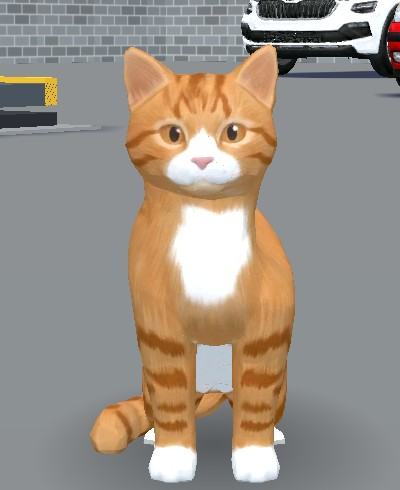
#> input picture assets/pets/portraits/orange.jpg, 400 x 490 px, given in place of orange.png, which was not available
$ python make_portraits.py
#> lines starting #> are read from the running program, lines starting #| are printed output that depends on the picture; after the words box and inside, x2 and y2 are one past the last pixel; in counts of white or black regions, pixels touching at a corner belong together
"""HAYVANLAR ekranı portreleri (2026-11-03): qa/pet_portraits.gd'nin karelerinden (oturan kedi, gözler açık,
aksesuarsız; 1200x900 pencere → 1440x831 kare) tam boy fotoğraf ve yuvarlak yüz keser.

  QA_SAVE=<kayıt> CT_NO_TUTORIAL=1 tools/qa_isolated.sh res://qa/pet_portraits.gd --resolution 1200x900
  python3 tools/pets/make_portraits.py [~/Projects/ct_shots/pets/portre]

Çıktı assets/pets/portraits/<çeşit>.jpg (400x490) + <çeşit>_face.png (256², yuvarlak, saydam köşeler).
Kesim kutuları kedinin kadrajdaki yerine göre (kamera qa/pet_portraits.gd'de sabit).
"""
import os
import sys
from PIL import Image, ImageDraw

ROOT = os.path.dirname(os.path.dirname(os.path.dirname(os.path.abspath(__file__))))
OUT = os.path.join(ROOT, "assets/pets/portraits")
BODY = (505, 262, 905, 752)
FACE = (620, 268, 800, 448)


def main() -> None:
    src = sys.argv[1] if len(sys.argv) > 1 else os.path.expanduser("~/Projects/ct_shots/pets/portre")
    os.makedirs(OUT, exist_ok=True)
    for name in ("orange", "white", "black"):
        im = Image.open(os.path.join(src, name + ".png")).convert("RGB")
#> im is the input picture: PIL image 400x490 RGB; mean R, G, B 155.3, 145.4, 135
        im.crop(BODY).save(os.path.join(OUT, name + ".jpg"), quality=90)
        face = im.crop(FACE).resize((256, 256), Image.LANCZOS)
#> face: PIL image 256x256 RGB; every value is 0
        mask = Image.new("L", (1024, 1024), 0)
#> mask: PIL image 1024x1024 L; every value is 0
        ImageDraw.Draw(mask).ellipse((0, 0, 1023, 1023), fill=255)
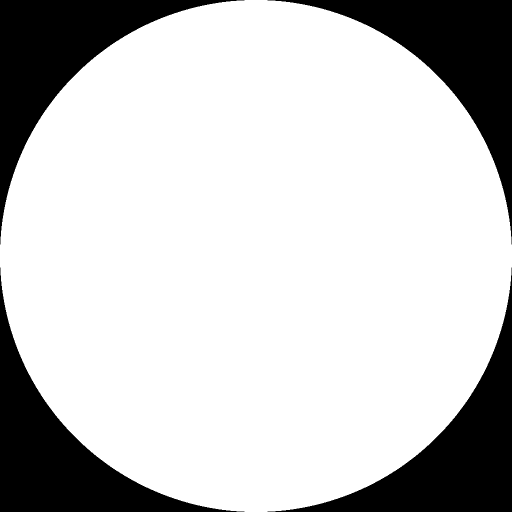
#> mask: PIL image 1024x1024 L (shown at 1/2 size); 78.5% white; 4 black regions, box (x1, y1, x2, y2) and area: (0, 0, 489, 489) 56296, (535, 0, 1024, 489) 56296, (0, 535, 489, 1024) 56296, (535, 535, 1024, 1024) 56296
        mask = mask.resize((256, 256), Image.LANCZOS)   # yumuşak kenar
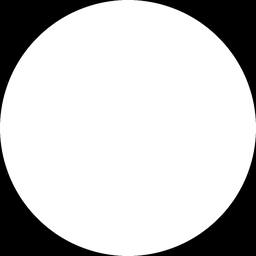
#> mask: PIL image 256x256 L; min 0, max 255, mean 200.2
        out = Image.new("RGBA", (256, 256), (0, 0, 0, 0))
#> out: PIL image 256x256 RGBA; every value is 0
        out.paste(face, (0, 0), mask)
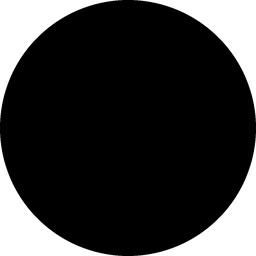
#> out: PIL image 256x256 RGBA; mean R, G, B, A 0, 0, 0, 200.2; transparent parts drawn white
        out.save(os.path.join(OUT, name + "_face.png"))
        print("RAPOR portre", name)


if __name__ == "__main__":
    main()
